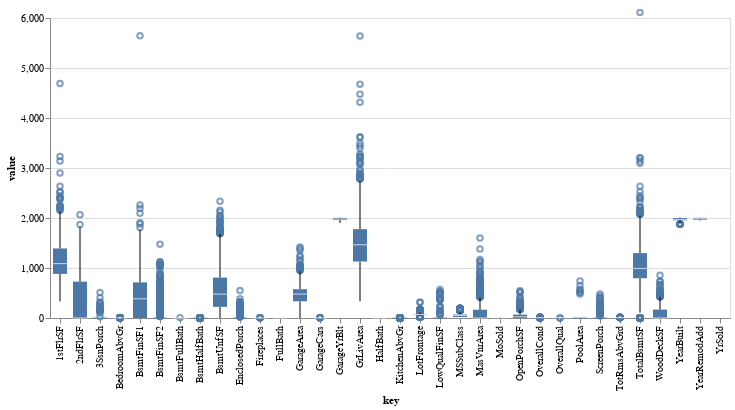

This figure's notebook cell:
### Code cell
clean_column.describe().to_csv("describe_values.csv")
alt.Chart(df).transform_fold(
    ['MSSubClass', 'MSZoning', 'LotFrontage', 'Street',
       'Alley', 'LotShape', 'LandContour', 'Utilities', 'LotConfig',
       'LandSlope', 'Neighborhood', 'Condition1', 'Condition2', 'BldgType',
       'HouseStyle', 'OverallQual', 'OverallCond', 'YearBuilt', 'YearRemodAdd',
       'RoofStyle', 'RoofMatl', 'Exterior1st', 'Exterior2nd', 'MasVnrType',
       'MasVnrArea', 'ExterQual', 'ExterCond', 'Foundation', 'BsmtQual',
       'BsmtCond', 'BsmtExposure', 'BsmtFinType1', 'BsmtFinSF1',
       'BsmtFinType2', 'BsmtFinSF2', 'BsmtUnfSF', 'TotalBsmtSF', 'Heating',
       'HeatingQC', 'CentralAir', 'Electrical', '1stFlrSF', '2ndFlrSF',
       'LowQualFinSF', 'GrLivArea', 'BsmtFullBath', 'BsmtHalfBath', 'FullBath',
       'HalfBath', 'BedroomAbvGr', 'KitchenAbvGr', 'KitchenQual',
       'TotRmsAbvGrd', 'Functional', 'Fireplaces', 'FireplaceQu', 'GarageType',
       'GarageYrBlt', 'GarageFinish', 'GarageCars', 'GarageArea', 'GarageQual',
       'GarageCond', 'PavedDrive', 'WoodDeckSF', 'OpenPorchSF',
       'EnclosedPorch', '3SsnPorch', 'ScreenPorch', 'PoolArea', 'PoolQC',
       'Fence', 'MiscFeature', 'MoSold', 'YrSold', 'SaleType',
       'SaleCondition'],
    as_=['key', 'value']
).mark_boxplot().encode(
    x='key:N',
    y=alt.Y('value:Q',scale=alt.Scale(domain=[0,6000],zero=False))
)

### Figure 1 — Vega-Lite specification as saved in the notebook (floating-point values rounded to 4 significant figures; data arrays with more than 128 entries replaced by an {"elided": "..."} marker saying what was removed)
{"config": {"view": {"continuousWidth": 400, "continuousHeight": 300}}, "data": {"name": "data-b4a105e83d3a4bb42f216171d6e47f03"}, "mark": "boxplot", "encoding": {"x": {"field": "key", "type": "nominal"}, "y": {"field": "value", "scale": {"domain": [0, 6000], "zero": false}, "type": "quantitative"}}, "transform": [{"fold": ["MSSubClass", "MSZoning", "LotFrontage", "Street", "Alley", "LotShape", "LandContour", "Utilities", "LotConfig", "LandSlope", "Neighborhood", "Condition1", "Condition2", "BldgType", "HouseStyle", "OverallQual", "OverallCond", "YearBuilt", "YearRemodAdd", "RoofStyle", "RoofMatl", "Exterior1st", "Exterior2nd", "MasVnrType", "MasVnrArea", "ExterQual", "ExterCond", "Foundation", "BsmtQual", "BsmtCond", "BsmtExposure", "BsmtFinType1", "BsmtFinSF1", "BsmtFinType2", "BsmtFinSF2", "BsmtUnfSF", "TotalBsmtSF", "Heating", "HeatingQC", "CentralAir", "Electrical", "1stFlrSF", "2ndFlrSF", "LowQualFinSF", "GrLivArea", "BsmtFullBath", "BsmtHalfBath", "FullBath", "HalfBath", "BedroomAbvGr", "KitchenAbvGr", "KitchenQual", "TotRmsAbvGrd", "Functional", "Fireplaces", "FireplaceQu", "GarageType", "GarageYrBlt", "GarageFinish", "GarageCars", "GarageArea", "GarageQual", "GarageCond", "PavedDrive", "WoodDeckSF", "OpenPorchSF", "EnclosedPorch", "3SsnPorch", "ScreenPorch", "PoolArea", "PoolQC", "Fence", "MiscFeature", "MoSold", "YrSold", "SaleType", "SaleCondition"], "as": ["key", "value"]}], "$schema": "https://vega.github.io/schema/vega-lite/v4.17.0.json", "datasets": {"data-b4a105e83d3a4bb42f216171d6e47f03": {"elided": "1460 records"}}}
